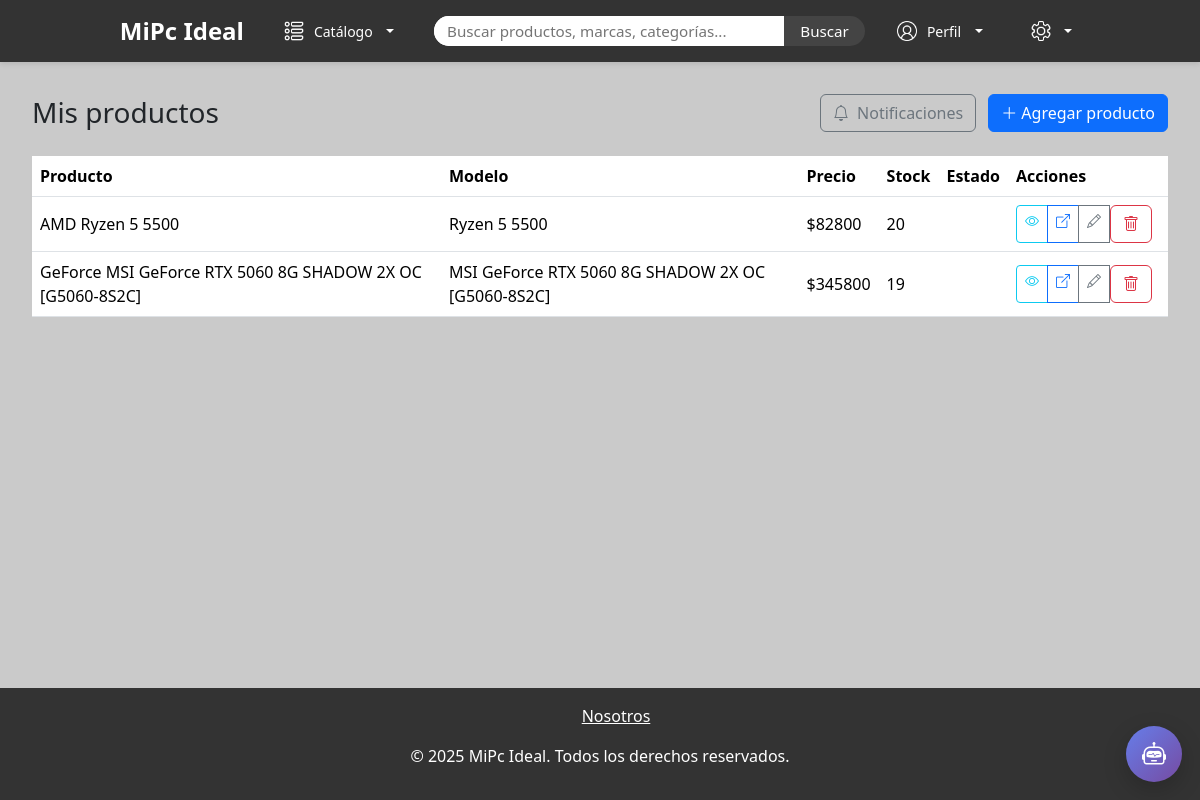
The page /tienda/ofertas/ (signed in) on the database as committed earlier.
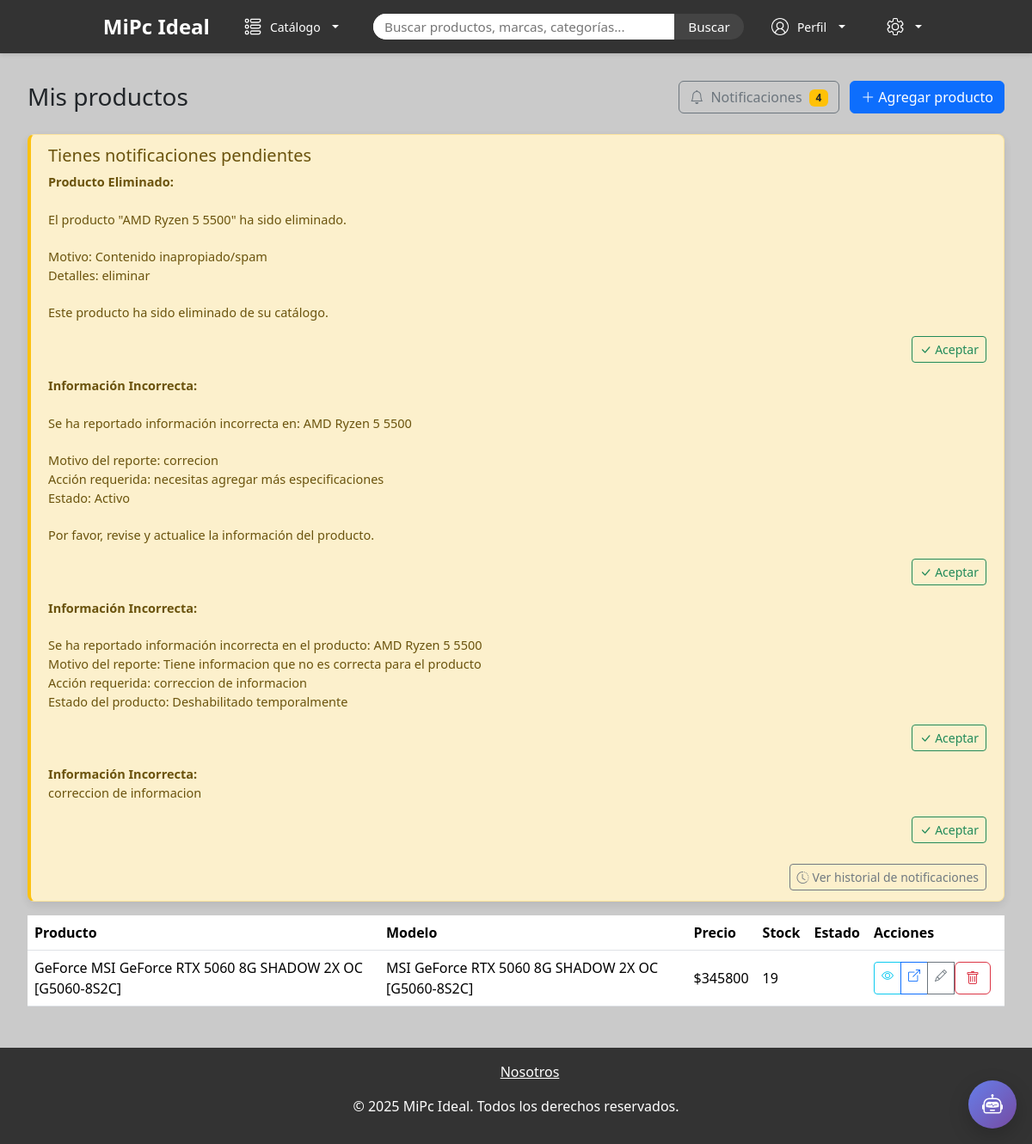
The same page on the database as committed later.
### app/models.py (models this page shows, shortened)
class TiendaProducto(models.Model):
    producto = models.ForeignKey('Producto', on_delete=models.CASCADE)
    tienda = models.ForeignKey('Tienda', on_delete=models.CASCADE)
    precio = models.DecimalField(max_digits=10, decimal_places=2)
    url_externa = models.URLField(blank=True, null=True)
    stock = models.PositiveIntegerField(default=0)
    nota_tienda = models.CharField(max_length=200, blank=True)
    class Meta: unique_together = ('tienda','producto')

class Producto(models.Model):
    nombre_producto = models.CharField(max_length=100)
    descripcion_producto = models.TextField()
    modelo_producto = models.CharField(max_length=100)
    imagen_producto = models.ImageField(upload_to='productos/')
    fecha_creacion = models.DateTimeField(default=timezone.now)
    marca_producto = models.ForeignKey('MarcaProducto', on_delete=models.PROTECT)
    categoria_producto = models.ForeignKey('CategoriaProducto', on_delete=models.PROTECT)
    tipo_producto = models.ForeignKey('TipoProducto', on_delete=models.PROTECT)
    vistas = models.PositiveIntegerField(default=0)
    is_active = models.BooleanField(default=True)

class Notificacion(models.Model):
    TIPOS_NOTIFICACION = [
        ('reporte_producto', 'Reporte de Producto'),
        ('producto_eliminado', 'Producto Eliminado'),
        ('info_incorrecta', 'Información Incorrecta'),
        ('otro', 'Otro'),
    ]
    tienda = models.ForeignKey('Tienda', on_delete=models.CASCADE)
    tipo = models.CharField(max_length=50, choices=TIPOS_NOTIFICACION, help_text="Tipo de notificación")
    mensaje = models.TextField()
    producto = models.ForeignKey('Producto', null=True, blank=True, on_delete=models.SET_NULL)
    created_at = models.DateTimeField(auto_now_add=True)
    leida = models.BooleanField(default=False)
    class Meta:
        ordering = ['-created_at']
        verbose_name = 'Notificación'
        verbose_name_plural = 'Notificaciones'

### app/views.py (the view)
# urls.py: path('tienda/ofertas/', views.store_offers_list, name='store_offers_list'),
@login_required
def store_offers_list(request):
    profile = _require_store_profile(request)
    if not profile:
        return redirect('home')
    tienda = get_object_or_404(Tienda, user=request.user)
    ofertas = TiendaProducto.objects.filter(tienda=tienda).select_related('producto')
    notificaciones = (Notificacion.objects
        .filter(tienda=tienda, leida=False)
        .order_by('-created_at'))
    notif_por_producto = {}
    for notif in notificaciones:
        if notif.producto:
            if notif.producto.id not in notif_por_producto:
                notif_por_producto[notif.producto.id] = []
            notif_por_producto[notif.producto.id].append({
                'id': notif.id,
                'tipo': notif.get_tipo_display(),
                'mensaje': notif.mensaje,
                'fecha': notif.created_at,
                'leida': notif.leida
            })
    return render(request, 'store/offers_list.html', {
        'ofertas': ofertas,
        'notificaciones': notificaciones,
        'notif_por_producto': notif_por_producto,
    })

### app/context_processors.py (called while the page is built)
def categorias_context(request):
    return {
        'categorias': CategoriaProducto.objects.all(),
        'tiposproductos': TipoProducto.objects.all()
    }

def perfil_context(request):
    perfil = None
    if request.user.is_authenticated:
        try:
            perfil = Profile.objects.get(user=request.user)
        except Profile.DoesNotExist:
            perfil = None
    return {'perfil': perfil}

def user_profile_type(request):
    if request.user.is_authenticated:
        profile = Profile.objects.filter(user=request.user).first()
        if profile:
            return {'profile_type': profile.profile_type}
    return {}

### app/views.py (called while the page is built)
def _require_store_profile(request):
    profile = Profile.objects.get(user=request.user)
    if profile.profile_type != 'tienda':
        messages.error(request, "Debes tener perfil de tienda para acceder.")
        return None
    return profile

### app/templates/store/offers_list.html (shortened to what this page needs)
{% extends "base.html" %}
{% block content %}
<div class="d-flex justify-content-between align-items-center mb-4">
    <h3 class="mb-0">Mis productos</h3>
    <div>
        <a href="{% url 'store_notifications' %}" class="btn btn-outline-secondary">
            <i class="bi bi-bell me-1"></i>
            Notificaciones
            {% if notificaciones %}
                <span class="badge bg-warning text-dark ms-1">{{ notificaciones|length }}</span>
            {% endif %}
        </a>
        <a href="{% url 'store_offer_new' %}" class="btn btn-primary ms-2">
            <i class="bi bi-plus-lg me-1"></i>Agregar producto
        </a>
    </div>
</div>
{% if notificaciones %}
<div class="alert alert-warning">
    <div class="d-flex justify-content-between align-items-start">
        <div class="flex-grow-1">
            <h5 class="alert-heading">Tienes notificaciones pendientes</h5>
            {% for n in notificaciones %}
                <div class="mb-3">
                    <strong>{{ n.get_tipo_display }}:</strong><br>
                    {{ n.mensaje|linebreaks }}
                    <div class="text-end">
                        <form method="post" action="{% url 'mark_notification_read' n.id %}" class="d-inline">
                            <button type="submit" class="btn btn-sm btn-outline-success">
                                <i class="bi bi-check-lg me-1"></i>Aceptar
                            </button>
                        </form>
                    </div>
                </div>
            {% endfor %}
        </div>
    </div>
    <div class="text-end mt-2">
        <a href="{% url 'store_notifications' %}" class="btn btn-sm btn-outline-secondary">
            <i class="bi bi-clock-history me-1"></i>Ver historial de notificaciones
        </a>
    </div>
</div>
{% endif %}
{% if ofertas %}
    <div class="table-responsive">
        <table class="table align-middle">
            <thead>
                <tr>
                    <th>Producto</th>
                    <th>Modelo</th>
                    <th>Precio</th>
                    <th>Stock</th>
                    <th>Estado</th>
                    <th style="width:160px">Acciones</th>
                </tr>
            </thead>
            <tbody>
                {% for o in ofertas %}
                    <tr {% if o.producto.id in notif_por_producto %}class="table-warning"{% endif %}>
                        <td class="position-relative">
                            {{ o.producto.nombre_producto }}
                        </td>
                        <td>{{ o.producto.modelo_producto }}</td>
                        <td>${{ o.precio|floatformat:0 }}</td>
                        <td>{{ o.stock }}</td>
                        <td>
                        </td>
                        <td>
                            <div class="btn-group btn-group-sm">
                                <a class="btn btn-outline-info" href="{% url 'product_detail' o.producto.id %}" title="Ver en catálogo">
                                    <i class="bi bi-eye"></i>
                                </a>
                                {% if o.url_externa %}
                                <a class="btn btn-outline-primary" href="{{ o.url_externa }}" target="_blank" title="Ver en tienda">
                                    <i class="bi bi-box-arrow-up-right"></i>
                                </a>
                                {% endif %}
                                <a class="btn btn-outline-secondary" href="{% url 'store_offer_edit' o.id %}" title="Editar">
                                    <i class="bi bi-pencil"></i>
                                </a>
                                <form method="post" action="{% url 'store_offer_delete' o.id %}" style="display:inline;">
                                    <button class="btn btn-outline-danger" type="submit" onclick="return confirm('¿Estás seguro?');" title="Eliminar">
                                        <i class="bi bi-trash"></i>
                                    </button>
                                </form>
                            </div>
                        </td>
                    </tr>
                {% endfor %}
            </tbody>
        </table>
    </div>
{% else %}
    <div class="alert alert-light">Aún no tienes productos. Crea el primero.</div>
{% endif %}
{% endblock %}

### app/templates/base.html (shortened to what this page needs)
<!DOCTYPE html>
<html lang="en">
<head>
    <link rel="stylesheet" type="text/css" href="https://cdn.jsdelivr.net/npm/slick-carousel@1.8.1/slick/slick.css"/>
    <link rel="stylesheet" type="text/css" href="https://cdn.jsdelivr.net/npm/slick-carousel@1.8.1/slick/slick-theme.css"/>
    {% load static %}
    <link href="https://cdn.jsdelivr.net/npm/bootstrap@5.3.8/dist/css/bootstrap.min.css" rel="stylesheet">
    <link href="https://cdn.jsdelivr.net/npm/bootstrap-icons@1.11.3/font/bootstrap-icons.css" rel="stylesheet">
    <link rel="stylesheet" href="{% static 'css/home.css' %}">
</head>
<body>
    <header>
        <nav class="nav-items">
            <div class="logo">
                <a href="{% url 'home' %}"><h2>MiPc Ideal</h2></a>
            </div>
            <div class="btn-group d-flex align-items-center">
                <button class="btn btn-custom btn-sm dropdown-toggle" type="button" data-bs-toggle="dropdown" aria-expanded="false">
                    <img src="{% static 'img/category_icon.png' %}" alt="Categorias" class="button-header-icons">
                    <span>Catálogo</span>
                </button>
            </div>
            <div class="search-container">
                <form class="search-form" role="search" action="{% url 'products' %}" method="get">
                    <input class="search-input" type="search" name="q" placeholder="Buscar productos, marcas, categorías..." aria-label="Search" value="{{ request.GET.q }}">
                    <button class="search-button" type="submit">Buscar</button>
                </form>
            </div>
            <div class="btn-group d-flex align-items-center">
                <button class="btn btn-custom btn-sm dropdown-toggle" type="button" data-bs-toggle="dropdown" aria-expanded="false">
                    <img src="{% static 'img/profile_icon.png' %}" alt="Perfil" class="button-header-icons">
                    <span>Perfil</span>
                </button>
            </div>
            <div class="btn-group d-flex align-items-center">
                <button class="btn btn-custom btn-sm dropdown-toggle" type="button" data-bs-toggle="dropdown" aria-expanded="false">
                    <img src="{% static 'img/settings_icon.png' %}" alt="Configurar" class="button-header-icons" id="theme-icon">
                </button>
            </div>
        </nav>
    </header>
    <main class="container">
        <div class="main-content">
            {% block content %}
            {% endblock %}
        </div>
    </main>
    <footer>
        <ul>
            <a href="{% url 'info' %}" style="color: white;">Nosotros</a>
        </ul>
        <p>&copy; 2025 MiPc Ideal. Todos los derechos reservados.</p>
    </footer>
    {% include "chat.html" %}
</body>
</html>

### app/templates/chat.html (shortened to what this page needs)
{% load static %}
<div id="chat-bubble" class="chat-bubble" title="Asistente">
  <i class="bi bi-robot"></i>
</div>

### app/static/css/home.css (style rules this page uses)
* { margin: 0; padding: 0; box-sizing: border-box; }
html { scroll-behavior: smooth; }
html, body { height: 100%; }
body { min-height: 100vh; display: flex; flex-direction: column; }
header { background-color: #333; padding: 1rem 0; box-shadow: 0 2px 5px rgba(0,0,0,0.1); width: 100%; position: sticky; top: 0; z-index: 1000; }
.logo a { text-decoration: none; color: inherit; }
.logo h2 { color: #fff; font-size: 1.5rem; font-weight: bold; margin: 0; }
.nav-items { display: flex; justify-content: center; align-items: center; max-width: 1200px; margin: 0 auto; padding: 0 2rem; flex-wrap: wrap; gap: 2rem; }
.btn-custom { background-color: none !important; color: white !important; border: none !important; border-radius: 5px !important; max-width: 150px; display: flex !important; align-items: center; justify-content: center; gap: 10px; }
.button-header-icons { width: 20px; height: 20px; filter: invert(1); display: inline-block; align-items: center; }
.search-container { display: flex; align-items: center; height: 30px; }
.search-form { display: flex; align-items: center; background-color: #fff; border-radius: 15px; margin: 0; height: 100%; }
.search-input { border: none; outline: none; padding: 0.4rem 0.8rem; border-radius: 25px 0 0 25px; font-size: 0.95rem; height: 100%; width: 350px; }
.search-button { height: 30px; display: flex; align-items: center; justify-content: center; background: #444; color: #ffffff; border: none; padding: 0.4rem 1rem; cursor: pointer; font-size: 0.95rem; transition: background-color 0.3s; border-radius: 0 25px 25px 0; margin-left: 0; border-left: none; margin-right: -8px; }
main.container { flex: 1 0 auto; width: 100%; margin: 0 auto; padding: 2rem 0; display: flex; flex-direction: column; background: #cacaca; max-width: 100%; box-sizing: border-box; position: relative; }
.main-content { max-width: 1200px; margin: 0 auto; padding: 0 2rem; width: 100%; }
footer { flex-shrink: 0; width: 100%; background-color: #333; color: #fff; text-align: center; padding: 1rem; }
.alert { padding: 12px 20px; border-radius: 8px; font-size: 14.5px; font-weight: 500; box-shadow: 0 4px 12px rgba(0,0,0,0.1); opacity: 0.95; }

### app/templates/store/offers_list.html (style rules this page uses)
.alert-warning { border-left: 4px solid #ffc107; }
.btn-outline-success { border-color: #198754; color: #198754; }
.table .btn-group .btn { position: relative; }

### app/templates/chat.html (style rules this page uses)
.chat-bubble { position:fixed; right:18px; bottom:18px; width:56px; height:56px; border-radius:50%; background:linear-gradient(135deg,#667eea,#764ba2); color:#fff; display:flex; align-items:center; justify-content:center; box-shadow:0 8px 24px rgba(0,0,0,.2); cursor:pointer; z-index:9999; font-size:24px; }

Rows that differ between the two databases and show on the page:
removed TiendaProducto: producto.nombre_producto "AMD Ryzen 5 5500", producto.modelo_producto "Ryzen 5 5500", precio "82800", stock "20"
added Notificacion: tipo "Producto Eliminado", mensaje "El producto \"AMD Ryzen 5 5500\" ha sido eliminado. Motivo: Contenido inapropiado/spam Detalles: eliminar Este producto ha sido eliminado de su catálogo."
added Notificacion: tipo "Información Incorrecta", mensaje "Se ha reportado información incorrecta en: AMD Ryzen 5 5500 Motivo del reporte: correcion Acción requerida: necesitas agregar más especificaciones Estado: Activo Por favor, revise y actualice la información del producto."
added Notificacion: tipo "Información Incorrecta", mensaje "Se ha reportado información incorrecta en el producto: AMD Ryzen 5 5500 Motivo del reporte: Tiene informacion que no es correcta para el producto Acción requerida: correccion de informacion Estado del producto: Deshabilitado temporalmente"
added Notificacion: tipo "Información Incorrecta", mensaje "correccion de informacion"
Other text that changed with them:
{{ notificaciones|length }}: (not shown) → "4"
text now shown: "Tienes notificaciones pendientes Ver historial de notificaciones"
